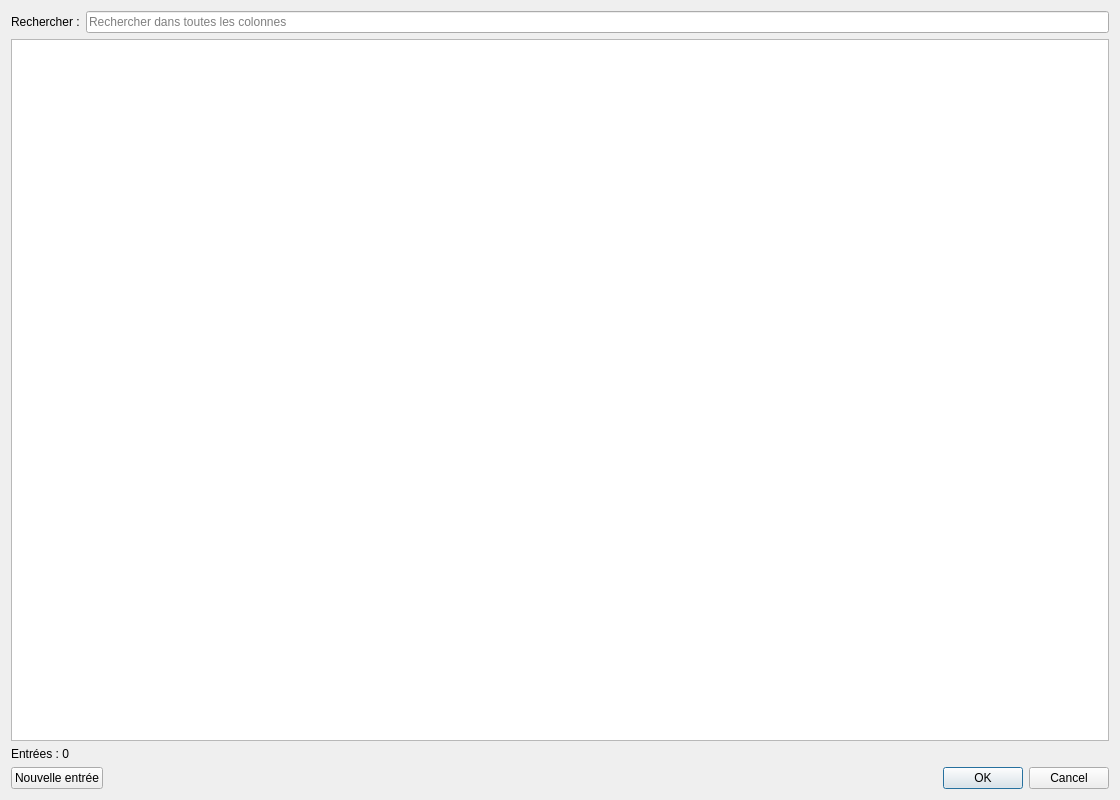
<?xml version="1.0" encoding="UTF-8"?>
<ui version="4.0">
 <class>MaterialSelectionDialog</class>
 <widget class="QDialog" name="MaterialSelectionDialog">
  <property name="geometry">
   <rect>
    <x>0</x>
    <y>0</y>
    <width>1120</width>
    <height>800</height>
   </rect>
  </property>
  <property name="minimumSize">
   <size>
    <width>780</width>
    <height>560</height>
   </size>
  </property>
  <property name="windowTitle">
   <string>Liste de matériaux</string>
  </property>
  <property name="modal">
   <bool>true</bool>
  </property>
  <layout class="QVBoxLayout" name="verticalLayout">
   <item>
    <layout class="QHBoxLayout" name="m_search_layout">
     <item>
      <widget class="QLabel" name="m_search_label">
       <property name="text">
        <string>Rechercher :</string>
       </property>
      </widget>
     </item>
     <item>
      <widget class="QLineEdit" name="m_search_edit">
       <property name="toolTip">
        <string extracomment="placeholder of the search field of the material list; several words narrow the results down (AND)">Tous les mots saisis doivent apparaître quelque part dans la ligne</string>
       </property>
       <property name="clearButtonEnabled">
        <bool>true</bool>
       </property>
       <property name="placeholderText">
        <string extracomment="placeholder of the search field of the material list">Rechercher dans toutes les colonnes</string>
       </property>
      </widget>
     </item>
    </layout>
   </item>
   <item>
    <widget class="QTableView" name="m_table_view">
     <property name="editTriggers">
      <set>QAbstractItemView::NoEditTriggers</set>
     </property>
     <property name="alternatingRowColors">
      <bool>true</bool>
     </property>
     <property name="selectionBehavior">
      <enum>QAbstractItemView::SelectRows</enum>
     </property>
     <property name="selectionMode">
      <enum>QAbstractItemView::SingleSelection</enum>
     </property>
     <property name="sortingEnabled">
      <bool>true</bool>
     </property>
     <property name="wordWrap">
      <bool>false</bool>
     </property>
    </widget>
   </item>
   <item>
    <widget class="QLabel" name="m_count_label">
     <property name="text">
      <string>Entrées : 0</string>
     </property>
    </widget>
   </item>
   <item>
    <layout class="QHBoxLayout" name="m_buttons_layout">
     <item>
      <widget class="QPushButton" name="m_new_entry_btn">
       <property name="toolTip">
        <string extracomment="button adding a new row to the material list file">Ajouter un nouvel article à la liste</string>
       </property>
       <property name="text">
        <string>Nouvelle entrée</string>
       </property>
      </widget>
     </item>
     <item>
      <spacer name="m_buttons_spacer">
       <property name="orientation">
        <enum>Qt::Horizontal</enum>
       </property>
       <property name="sizeHint" stdset="0">
        <size>
         <width>40</width>
         <height>20</height>
        </size>
       </property>
      </spacer>
     </item>
     <item>
      <widget class="QDialogButtonBox" name="m_button_box">
       <property name="standardButtons">
        <set>QDialogButtonBox::Cancel|QDialogButtonBox::Ok</set>
       </property>
      </widget>
     </item>
    </layout>
   </item>
  </layout>
 </widget>
 <resources/>
 <connections>
  <connection>
   <sender>m_button_box</sender>
   <signal>accepted()</signal>
   <receiver>MaterialSelectionDialog</receiver>
   <slot>accept()</slot>
   <hints>
    <hint type="sourcelabel">
     <x>800</x>
     <y>540</y>
    </hint>
    <hint type="destinationlabel">
     <x>100</x>
     <y>100</y>
    </hint>
   </hints>
  </connection>
  <connection>
   <sender>m_button_box</sender>
   <signal>rejected()</signal>
   <receiver>MaterialSelectionDialog</receiver>
   <slot>reject()</slot>
   <hints>
    <hint type="sourcelabel">
     <x>880</x>
     <y>540</y>
    </hint>
    <hint type="destinationlabel">
     <x>100</x>
     <y>100</y>
    </hint>
   </hints>
  </connection>
 </connections>
</ui>
